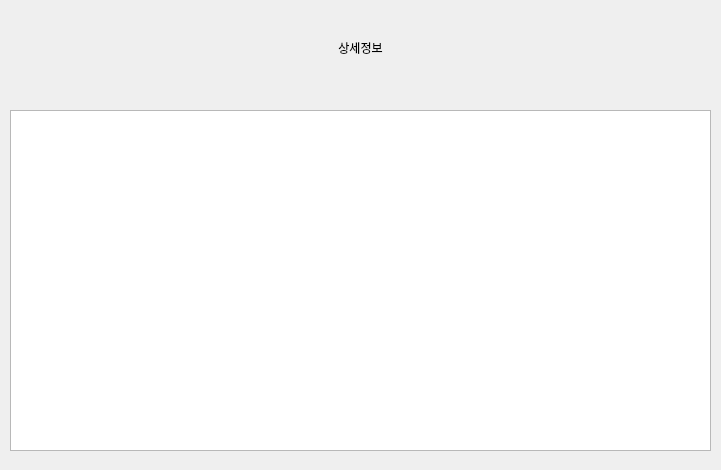
<?xml version="1.0" encoding="UTF-8"?>
<ui version="4.0">
 <class>Dialog</class>
 <widget class="QDialog" name="Dialog">
  <property name="geometry">
   <rect>
    <x>0</x>
    <y>0</y>
    <width>721</width>
    <height>470</height>
   </rect>
  </property>
  <property name="windowTitle">
   <string>Dialog</string>
  </property>
  <widget class="QTableWidget" name="tableWidget">
   <property name="geometry">
    <rect>
     <x>10</x>
     <y>110</y>
     <width>701</width>
     <height>341</height>
    </rect>
   </property>
  </widget>
  <widget class="QLabel" name="label">
   <property name="geometry">
    <rect>
     <x>5</x>
     <y>22</y>
     <width>711</width>
     <height>51</height>
    </rect>
   </property>
   <property name="text">
    <string>상세정보</string>
   </property>
   <property name="alignment">
    <set>Qt::AlignCenter</set>
   </property>
  </widget>
 </widget>
 <resources/>
 <connections/>
</ui>
